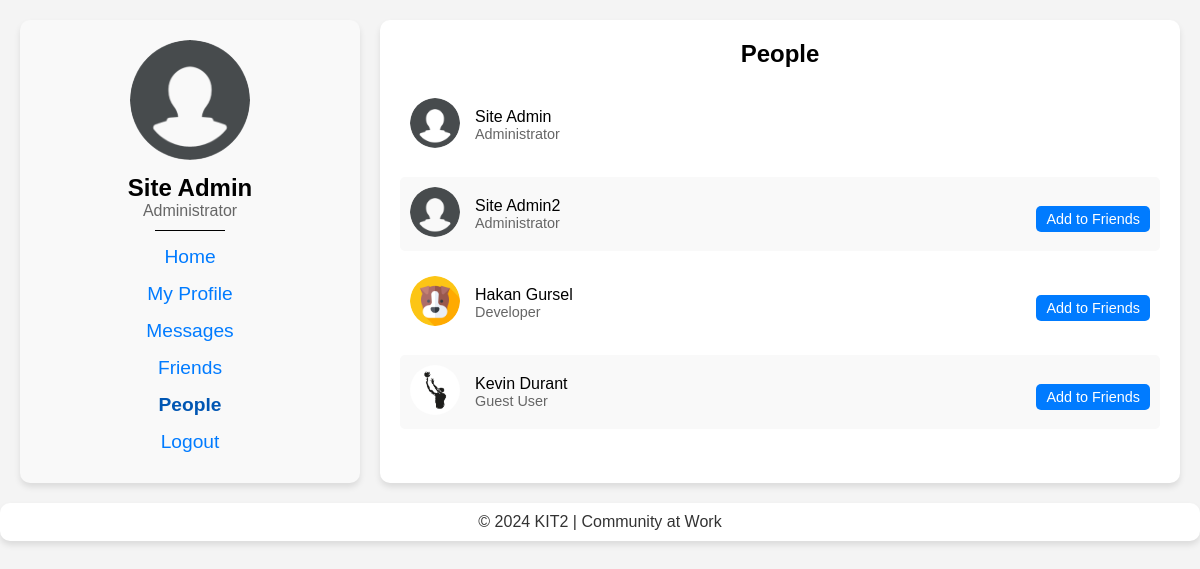
/people.php (signed in), run on the app's committed database.
### tables this page shows
CREATE TABLE `members` (
  `user` varchar(16) NOT NULL,
  `pass` varchar(255) NOT NULL,
  `profile_picture` varchar(255) DEFAULT 'default.png',
  `first_name` varchar(50) NOT NULL,
  `last_name` varchar(50) NOT NULL,
  `title` varchar(100) DEFAULT NULL,
  `about_me` text
);

### people.php (the view, shortened to what this page needs)
<?php
require_once 'functions.php';
$user = $_SESSION['user'];
$profileStmt = $pdo->prepare("SELECT first_name, last_name, title, profile_picture FROM members WHERE user = ?");
$profileStmt->execute([$user]);
$profileData = $profileStmt->fetch();
$membersStmt = $pdo->query("SELECT user, first_name, last_name, title, profile_picture FROM members");
$members = $membersStmt->fetchAll();
$friendsStmt = $pdo->prepare("SELECT friend_id FROM friends WHERE user_id = ?");
$friendsStmt->execute([$user]);
$friends = $friendsStmt->fetchAll(PDO::FETCH_COLUMN);
?>
<!DOCTYPE html>
<html lang="en">
<head>
    <link rel="stylesheet" type="text/css" href="styles.css">
</head>
<body>
    <div class="container-full">
    <div class="container">
        <div class="left-column">
            <img src="img/profiles/<?php echo htmlspecialchars($profileData['profile_picture']); ?>" alt="Your Profile Picture" class="profile-picture">
            <h2><?php echo htmlspecialchars($profileData['first_name'] . ' ' . $profileData['last_name']); ?></h2>
            <?php if (!empty($profileData['title'])): ?>
                <p class="member-title"><?php echo htmlspecialchars($profileData['title']); ?></p>
            <?php endif; ?>
            <div style="width: 70px; height: 1px; background-color: #000; margin: 10px auto;"></div>
            <nav>
                <a href="index.php" class="nav-link">Home</a>
                <a href="my_profile.php" class="nav-link">My Profile</a>
                <a href="messages.php" class="nav-link">Messages</a>
                <a href="friends.php" class="nav-link">Friends</a>
                <span class="nav active">People</span>
                <a href="logout.php" class="nav-link">Logout</a>
            </nav>
        </div>
        <div class="right-column">
            <h1 class="right-header">People</h1>
            <div class="members-list">
    <?php foreach ($members as $index => $member): ?>
        <div class="member-row <?php echo $index % 2 === 0 ? 'light-row' : 'dark-row'; ?>">
            <a href="profile.php?user=<?php echo urlencode($member['user']); ?>" class="profile-link">
                <img src="img/profiles/<?php echo htmlspecialchars($member['profile_picture']); ?>" alt="Member Profile Picture" class="member-profile-picture">
            </a>
            <div class="member-info">
                <a href="profile.php?user=<?php echo urlencode($member['user']); ?>" class="member-name-link">
                    <?php echo htmlspecialchars($member['first_name'] . ' ' . $member['last_name']); ?>
                </a>
                <p class="member-title"><?php echo htmlspecialchars($member['title']); ?></p>
            </div>
            <?php if ($member['user'] !== $user):  ?>
                <form method="post" class="friend-form">
                    <?php if (in_array($member['user'], $friends)): ?>
                        <button type="submit" name="friend_action" value="remove" class="friend-button">Friend</button>
                    <?php else: ?>
                        <button type="submit" name="friend_action" value="add" class="friend-button">Add to Friends</button>
                    <?php endif; ?>
                </form>
            <?php endif; ?>
        </div>
    <?php endforeach; ?>
</div>
        </div>
    </div>
    <div class="footer">
        <p>&copy; 2024 KIT2 | Community at Work</p>
    </div>
    </div>
</body>
</html>

### styles.css (style rules this page uses)
body { font-family: 'Gill Sans', 'Gill Sans MT', Calibri, 'Trebuchet MS', sans-serif; background-color: #f4f4f4; margin: 0; padding: 0; }
h1, h2, h3 { margin: 0; padding: 0; }
.container { display: flex; gap: 20px; max-width: 1200px; margin: 0 auto; padding: 20px; }
.left-column { flex: 1; max-width: 300px; background: #f9f9f9; padding: 20px; border-radius: 10px; box-shadow: 0 4px 6px rgba(0, 0, 0, 0.1); text-align: center; }
.right-column { flex: 2; background: #ffffff; padding: 20px; border-radius: 10px; box-shadow: 0 4px 6px rgba(0, 0, 0, 0.1); }
.right-column h1 { font-size: 1.5rem; margin-bottom: 2px; text-align: left; }
nav a { display: block; margin: 5px 0; font-size: 1.2rem; color: #007bff; text-decoration: none; padding: 5px 0; transition: color 0.3s; }
.nav.active { display: block; margin: 5px 0; font-size: 1.2rem; color: #0056b3; text-decoration: none; padding: 5px 0; transition: color 0.3s; font-weight: 600; }
.profile-picture { width: 120px; height: 120px; object-fit: cover; border-radius: 50%; margin-bottom: 10px; }
form button { background-color: #007bff; color: white; border: none; padding: 10px 20px; font-size: 1rem; border-radius: 5px; cursor: pointer; transition: background-color 0.3s; }
button { margin-top: 10px; padding: 8px 15px; font-size: 1rem; border: none; border-radius: 5px; background-color: #007bff; color: #fff; cursor: pointer; transition: background-color 0.3s ease; }
.left-column p { font-size: 1rem; color: #666; margin-bottom: 10px; }
.members-list { display: flex; flex-direction: column; gap: 10px; margin-top: 20px; }
.member-row { display: flex; align-items: center; padding: 10px; border-radius: 5px; }
.light-row { background-color: #ffffff; }
.dark-row { background-color: #f9f9f9; }
.member-title { font-size: 0.9rem; color: #666; margin: 0; }
.profile-link, .member-name-link { text-decoration: none; color: inherit; }
.right-header { display: flex; justify-content: center; align-items: center; font-family: Gill Sans, sans-serif; }
.footer { background-color: #ffffff; border-radius: 10px; box-shadow: 0 4px 6px rgba(0, 0, 0, 0.1); text-align: center; margin: auto; margin-bottom: 20px; padding-top: 10px; padding-bottom: 10px; max-width: 1200px; }
.footer p { margin: 0; font-size: 1rem; color: #333; }
.member-row { display: flex; align-items: center; justify-content: space-between; padding: 10px; border-radius: 5px; margin-bottom: 5px; }
.member-profile-picture { width: 50px; height: 50px; object-fit: cover; border-radius: 50%; margin-right: 15px; }
.member-info { flex: 1; margin-right: 15px; }
.friend-form { margin-left: auto; }
.friend-button { background-color: #007bff; color: white; border: none; padding: 5px 10px; font-size: 0.9rem; border-radius: 5px; cursor: pointer; transition: background-color 0.3s; }

### data on the page
members: profile_picture (placeholder picture), first_name+last_name "Site Admin", title "Administrator"
members: profile_picture (placeholder picture), first_name+last_name "Site Admin2", title "Administrator", shows "Add to Friends"
members: profile_picture (picture), first_name+last_name "Hakan Gursel", title "Developer", shows "Add to Friends"
members: profile_picture (picture), first_name+last_name "Kevin Durant", title "Guest User", shows "Add to Friends"
